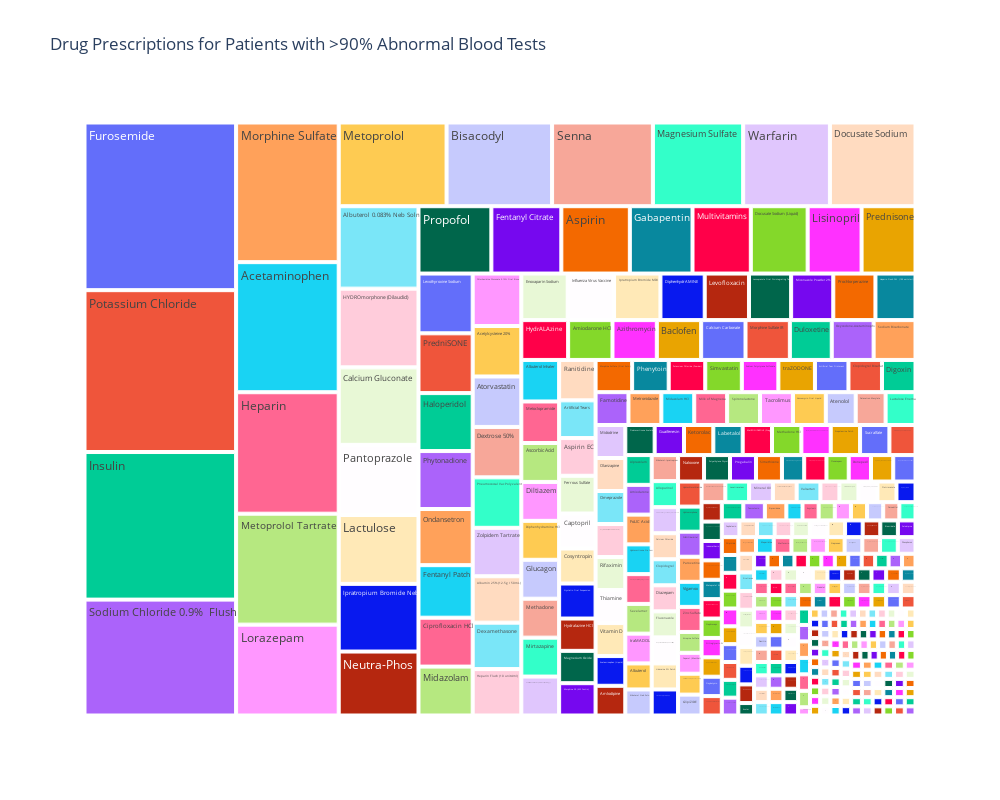

Notebook code for this chart:
### Markdown cell above
## Analyzing Prescription Data

### Code cell
filtered_patients_over_90 = patients[
    (patients['hematocrit_abnormal_percentage'] > 90) |
    (patients['hemoglobin_abnormal_percentage'] > 90) |
    (patients['red_blood_cells_abnormal_percentage'] > 90)
]

# Get subject IDs of patients with >90% abnormal results
high_abnormal_subjects = filtered_patients_over_90['subject_id'].unique()

# Filter prescriptions for these patients
relevant_prescriptions = prescriptions[prescriptions['subject_id'].isin(high_abnormal_subjects)]

# Count prescriptions, grouping by all three drug name columns
drug_counts = relevant_prescriptions.groupby(['drug', 'drug_name_poe', 'drug_name_generic']).size().reset_index(name='count')

# Create treemap using plotly
fig = px.treemap(
    drug_counts,
    path=['drug'],  # Main grouping
    values='count',
    custom_data=['drug_name_poe', 'drug_name_generic'],  # Additional data for hover
    title='Drug Prescriptions for Patients with >90% Abnormal Blood Tests'
)

# Customize hover template
fig.update_traces(
    hovertemplate="""
    Drug: %{label}<br>
    Count: %{value}<br>
    POE Name: %{customdata[0]}<br>
    Generic Name: %{customdata[1]}<br>
    <extra></extra>
    """
)

# Update layout
fig.update_layout(
    width=1000,
    height=800,
)

fig.show()

### Figure 1 — Plotly figure (JSON) as saved in the notebook; plotly's stock layout.template omitted (floating-point values rounded to 4 significant figures; data arrays with more than 128 entries replaced by an {"elided": "..."} marker saying what was removed)
{"data": [{"branchvalues": "total", "customdata": {"elided": "424x2 str values"}, "domain": {"x": [0, 1], "y": [0, 1]}, "hovertemplate": "\n    Drug: %{label}<br>\n    Count: %{value}<br>\n    POE Name: %{customdata[0]}<br>\n    Generic Name: %{customdata[1]}<br>\n    <extra></extra>\n    ", "ids": {"elided": "424 str values"}, "labels": {"elided": "424 str values"}, "name": "", "parents": {"elided": "424 str values"}, "type": "treemap", "values": {"elided": "424 float values"}}], "layout": {"height": 800, "legend": {"tracegroupgap": 0}, "title": {"text": "Drug Prescriptions for Patients with >90% Abnormal Blood Tests"}, "width": 1000}}
